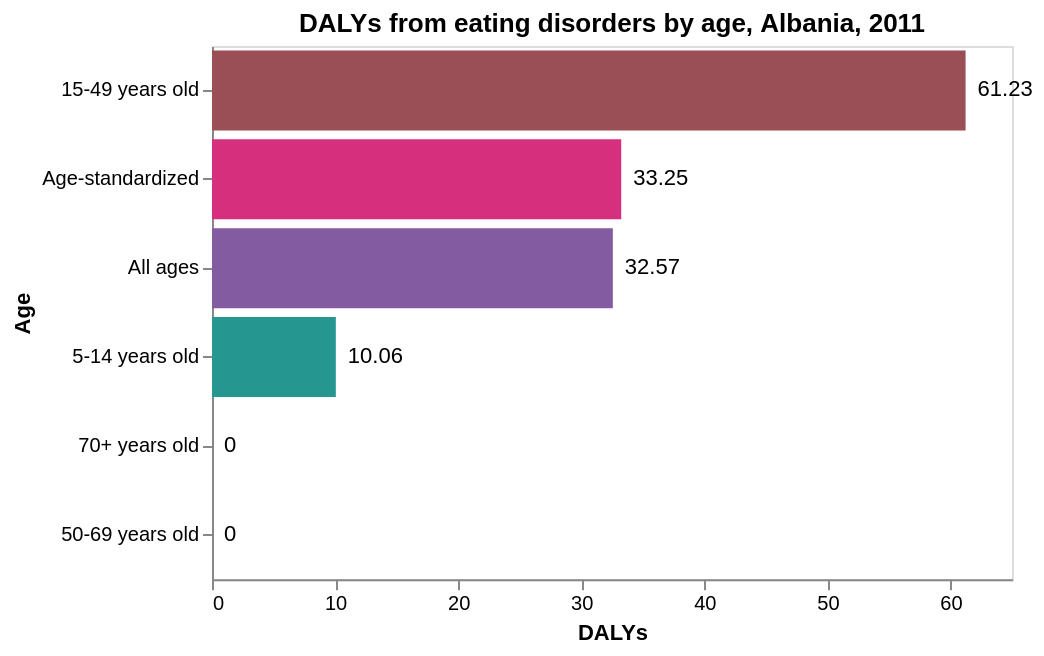

This figure's Vega-Lite source:
### Vega-Lite specification from a JSON file in a GitHub repository (floating-point values rounded to 4 significant figures)
{"$schema": "https://vega.github.io/schema/vega-lite/v5.json", "vconcat": [{"title": "DALYs from eating disorders by age, Albania, 2011", "description": "Comparing the DALYs from eating disorders across different age groups in Albania in 2011.", "width": 400, "height": 266.7, "data": {"values": [{"Age": "15-49 years old", "DALYs": 61.23}, {"Age": "Age-standardized", "DALYs": 33.25}, {"Age": "All ages", "DALYs": 32.57}, {"Age": "5-14 years old", "DALYs": 10.06}, {"Age": "70+ years old", "DALYs": 0}, {"Age": "50-69 years old", "DALYs": 0}]}, "encoding": {"y": {"field": "Age", "type": "nominal", "sort": ["15-49 years old", "Age-standardized", "All ages", "5-14 years old", "70+ years old", "50-69 years old"], "axis": {"grid": false, "scale": {"domain": [null, null]}}}, "x": {"field": "DALYs", "type": "quantitative", "axis": {"grid": false, "tickCount": 5}}}, "layer": [{"mark": {"type": "bar", "color": "#4682b4"}, "encoding": {"color": {"field": "Age", "type": "nominal", "legend": null, "condition": {"test": "datum.Age === 'none'", "value": "#589898"}, "scale": {"domain": ["15-49 years old", "Age-standardized", "All ages", "5-14 years old", "70+ years old", "50-69 years old"], "range": ["#9a4f57", "#d62f7d", "#835ba1", "#269691", "#000000", "#000000"]}}, "opacity": {"condition": {"test": "datum.Age === 'none'", "value": 1}, "value": 1}, "size": {"condition": {"test": "datum.Age === 'none'", "value": 30}, "value": 40}}}, {"mark": {"type": "text", "align": "left", "baseline": "middle", "dx": 6, "dy": 0, "angle": 0, "fontSize": 11, "fontStyle": "normal", "fontWeight": "normal", "color": "#7c8964", "opacity": 1}, "encoding": {"text": {"field": "DALYs", "type": "quantitative"}, "color": {"value": "#000000"}}}]}], "name": "5007"}
